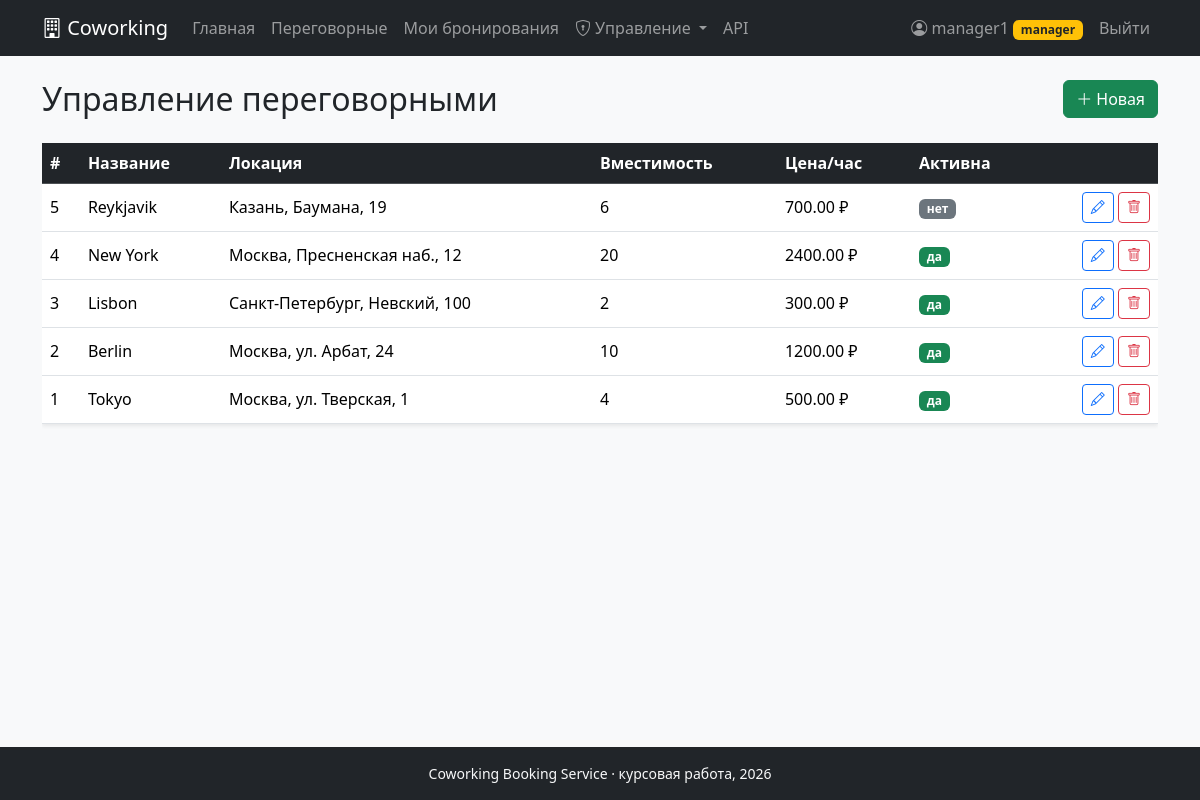
Screenshot of /manage/rooms/ (signed in) with the database file from the repository.
### rooms/models.py (models this page shows, shortened)
class Room(models.Model):
    title = models.CharField(max_length=100, verbose_name='Название')
    description = models.TextField(blank=True, verbose_name='Описание')
    capacity = models.PositiveIntegerField(verbose_name='Вместимость')
    location = models.CharField(
        max_length=255,
        blank=True,
        default='',
        verbose_name='Локация',
    )
    price_per_hour = models.DecimalField(
        max_digits=10,
        decimal_places=2,
        default=0,
        verbose_name='Цена за час',
    )
    is_active = models.BooleanField(default=True, verbose_name='Активна')
    image = models.ImageField(
        upload_to='rooms/',
        blank=True,
        null=True,
        verbose_name='Изображение',
    )
    created_at = models.DateTimeField(auto_now_add=True, verbose_name='Создана')
    class Meta:
        verbose_name = 'Переговорная'
        verbose_name_plural = 'Переговорные'
        ordering = ['-created_at']

### rooms/views.py (the view)
# urls.py: path('manage/rooms/', views.manage_rooms, name='manage_rooms'),
@manager_required
def manage_rooms(request):
    rooms = Room.objects.all()
    return render(request, 'rooms/manage_rooms.html', {'rooms': rooms})

### rooms/permissions.py (called while the page is built)
def manager_required(view_func):
    @wraps(view_func)
    @login_required
    def _wrapped(request, *args, **kwargs):
        profile = getattr(request.user, 'profile', None)
        if profile is None or not profile.is_manager:
            raise PermissionDenied('Требуется роль менеджера или администратора.')
        return view_func(request, *args, **kwargs)
    return _wrapped

### users/models.py (called while the page is built)
    @property
    def is_manager(self) -> bool:
        return self.role in (self.ROLE_MANAGER, self.ROLE_ADMIN)

### templates/rooms/manage_rooms.html (shortened to what this page needs)
{% extends 'base.html' %}
{% block content %}
<div class="d-flex justify-content-between align-items-center mb-4">
    <h1 class="h2 mb-0">Управление переговорными</h1>
    <a href="{% url 'room_create' %}" class="btn btn-success">
        <i class="bi bi-plus-lg"></i> Новая
    </a>
</div>
<div class="table-responsive">
    <table class="table table-hover bg-white shadow-sm align-middle">
        <thead class="table-dark">
            <tr>
                <th>#</th>
                <th>Название</th>
                <th>Локация</th>
                <th>Вместимость</th>
                <th>Цена/час</th>
                <th>Активна</th>
                <th></th>
            </tr>
        </thead>
        <tbody>
            {% for room in rooms %}
                <tr>
                    <td>{{ room.id }}</td>
                    <td>{{ room.title }}</td>
                    <td>{{ room.location|default:'-' }}</td>
                    <td>{{ room.capacity }}</td>
                    <td>{{ room.price_per_hour }} ₽</td>
                    <td>
                        {% if room.is_active %}<span class="badge bg-success">да</span>
                        {% else %}<span class="badge bg-secondary">нет</span>{% endif %}
                    </td>
                    <td class="text-end">
                        <a href="{% url 'room_update' room.pk %}" class="btn btn-sm btn-outline-primary">
                            <i class="bi bi-pencil"></i>
                        </a>
                        <a href="{% url 'room_delete' room.pk %}" class="btn btn-sm btn-outline-danger">
                            <i class="bi bi-trash"></i>
                        </a>
                    </td>
                </tr>
            {% empty %}
                <tr><td colspan="7" class="text-center text-muted py-4">Переговорных пока нет.</td></tr>
            {% endfor %}
        </tbody>
    </table>
</div>
{% endblock %}

### templates/base.html (shortened to what this page needs)
{% load static %}
<!DOCTYPE html>
<html lang="ru">
<head>
    <link href="https://cdn.jsdelivr.net/npm/bootstrap@5.3.3/dist/css/bootstrap.min.css" rel="stylesheet">
    <link href="https://cdn.jsdelivr.net/npm/bootstrap-icons@1.11.3/font/bootstrap-icons.css" rel="stylesheet">
</head>
<body class="d-flex flex-column min-vh-100 bg-light">
<nav class="navbar navbar-expand-lg navbar-dark bg-dark">
    <div class="container">
        <a class="navbar-brand" href="{% url 'home' %}">
            <i class="bi bi-building"></i> Coworking
        </a>
        <div class="collapse navbar-collapse" id="nav">
            <ul class="navbar-nav me-auto">
                <li class="nav-item">
                    <a class="nav-link" href="{% url 'home' %}">Главная</a>
                </li>
                <li class="nav-item">
                    <a class="nav-link" href="{% url 'room_list' %}">Переговорные</a>
                </li>
                {% if user.is_authenticated %}
                    <li class="nav-item">
                        <a class="nav-link" href="{% url 'my_bookings' %}">Мои бронирования</a>
                    </li>
                    {% if user.profile.is_manager %}
                        <li class="nav-item dropdown">
                            <a class="nav-link dropdown-toggle" href="#" data-bs-toggle="dropdown" role="button">
                                <i class="bi bi-shield-lock"></i> Управление
                            </a>
                        </li>
                    {% endif %}
                {% endif %}
                <li class="nav-item">
                    <a class="nav-link" href="/api/docs/">API</a>
                </li>
            </ul>
            <ul class="navbar-nav">
                {% if user.is_authenticated %}
                    <li class="nav-item">
                        <a class="nav-link" href="{% url 'profile' %}">
                            <i class="bi bi-person-circle"></i> {{ user.username }}
                            {% if user.profile.role == 'admin' %}
                                <span class="badge bg-danger">admin</span>
                            {% elif user.profile.role == 'manager' %}
                                <span class="badge bg-warning text-dark">manager</span>
                            {% else %}
                                <span class="badge bg-info text-dark">user</span>
                            {% endif %}
                        </a>
                    </li>
                    <li class="nav-item">
                        <form method="post" action="{% url 'logout' %}" class="d-inline">
                            <button type="submit" class="btn btn-link nav-link">Выйти</button>
                        </form>
                    </li>
                {% endif %}
            </ul>
        </div>
    </div>
</nav>
<main class="container py-4 flex-grow-1">
    {% block content %}{% endblock %}
</main>
<footer class="bg-dark text-light py-3 mt-auto">
    <div class="container text-center small">
        <span>Coworking Booking Service &middot; курсовая работа, 2026</span>
    </div>
</footer>
</body>
</html>

### rows the page displays
Room: id "5", title "Reykjavik", location "Казань, Баумана, 19", capacity "6", price_per_hour "700.00", is_active "нет"
Room: id "4", title "New York", location "Москва, Пресненская наб., 12", capacity "20", price_per_hour "2400.00", is_active "да"
Room: id "3", title "Lisbon", location "Санкт-Петербург, Невский, 100", capacity "2", price_per_hour "300.00", is_active "да"
Room: id "2", title "Berlin", location "Москва, ул. Арбат, 24", capacity "10", price_per_hour "1200.00", is_active "да"
Room: id "1", title "Tokyo", location "Москва, ул. Тверская, 1", capacity "4", price_per_hour "500.00", is_active "да"

### other values shown
{{ user.username }} "manager1"
